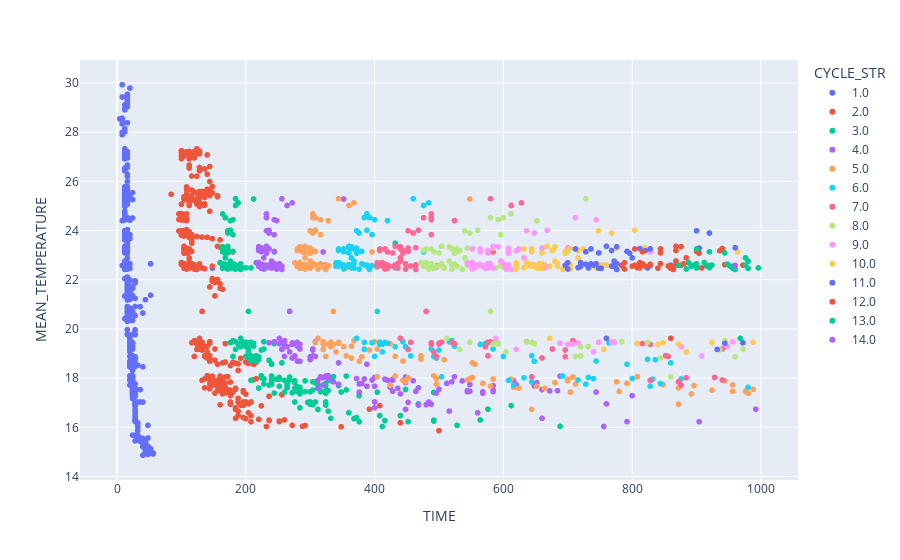

The cell this chart's notebook holds for it:
### Markdown cell above
# Visualize data before renumbering

### Code cell
px.scatter(peaks_row_1, x="TIME", y="MEAN_TEMPERATURE", color="CYCLE_STR", 
           hover_data=["POSITION_STR"])

### Figure 1 — Plotly figure (JSON) as saved in the notebook; plotly's stock layout.template omitted (floating-point values rounded to 4 significant figures; data arrays with more than 128 entries replaced by an {"elided": "..."} marker saying what was removed)
{"data": [{"customdata": {"elided": "604x1 str values"}, "hovertemplate": "CYCLE_STR=1.0<br>TIME=%{x}<br>MEAN_TEMPERATURE=%{y}<br>POSITION_STR=%{customdata[0]}<extra></extra>", "legendgroup": "1.0", "marker": {"color": "#636efa", "symbol": "circle"}, "mode": "markers", "name": "1.0", "showlegend": true, "type": "scattergl", "x": {"elided": "604 int values"}, "xaxis": "x", "y": {"elided": "604 float values"}, "yaxis": "y"}, {"customdata": {"elided": "384x1 str values"}, "hovertemplate": "CYCLE_STR=2.0<br>TIME=%{x}<br>MEAN_TEMPERATURE=%{y}<br>POSITION_STR=%{customdata[0]}<extra></extra>", "legendgroup": "2.0", "marker": {"color": "#EF553B", "symbol": "circle"}, "mode": "markers", "name": "2.0", "showlegend": true, "type": "scattergl", "x": {"elided": "384 int values"}, "xaxis": "x", "y": {"elided": "384 float values"}, "yaxis": "y"}, {"customdata": {"elided": "193x1 str values"}, "hovertemplate": "CYCLE_STR=3.0<br>TIME=%{x}<br>MEAN_TEMPERATURE=%{y}<br>POSITION_STR=%{customdata[0]}<extra></extra>", "legendgroup": "3.0", "marker": {"color": "#00cc96", "symbol": "circle"}, "mode": "markers", "name": "3.0", "showlegend": true, "type": "scattergl", "x": {"elided": "193 int values"}, "xaxis": "x", "y": {"elided": "193 float values"}, "yaxis": "y"}, {"customdata": {"elided": "172x1 str values"}, "hovertemplate": "CYCLE_STR=4.0<br>TIME=%{x}<br>MEAN_TEMPERATURE=%{y}<br>POSITION_STR=%{customdata[0]}<extra></extra>", "legendgroup": "4.0", "marker": {"color": "#ab63fa", "symbol": "circle"}, "mode": "markers", "name": "4.0", "showlegend": true, "type": "scattergl", "x": {"elided": "172 int values"}, "xaxis": "x", "y": {"elided": "172 float values"}, "yaxis": "y"}, {"customdata": {"elided": "141x1 str values"}, "hovertemplate": "CYCLE_STR=5.0<br>TIME=%{x}<br>MEAN_TEMPERATURE=%{y}<br>POSITION_STR=%{customdata[0]}<extra></extra>", "legendgroup": "5.0", "marker": {"color": "#FFA15A", "symbol": "circle"}, "mode": "markers", "name": "5.0", "showlegend": true, "type": "scattergl", "x": {"elided": "141 int values"}, "xaxis": "x", "y": {"elided": "141 float values"}, "yaxis": "y"}, {"customdata": [["2"], ["2"], ["2"], ["2"], ["2"], ["2"], ["2"], ["2"], ["2"], ["2"], ["2"], ["2"], ["2"], ["2"], ["2"], ["2"], ["2"], ["3"], ["3"], ["3"], ["3"], ["3"], ["3"], ["3"], ["3"], ["3"], ["3"], ["3"], ["3"], ["3"], ["3"], ["3"], ["3"], ["3"], ["3"], ["3"], ["3"], ["3"], ["3"], ["3"], ["3"], ["3"], ["3"], ["3"], ["3"], ["3"], ["3"], ["3"], ["3"], ["3"], ["3"], ["3"], ["3"], ["4"], ["6"], ["6"], ["6"], ["6"], ["6"], ["6"], ["6"], ["6"], ["6"], ["6"], ["6"], ["6"], ["6"], ["6"], ["6"], ["6"], ["6"], ["6"], ["6"], ["6"], ["6"], ["6"], ["6"], ["6"], ["6"], ["6"], ["6"], ["6"], ["6"], ["6"], ["6"], ["6"], ["6"], ["6"], ["6"], ["6"], ["6"], ["6"], ["6"], ["6"], ["6"], ["6"], ["6"], ["6"], ["6"], ["6"], ["6"], ["7"], ["7"], ["7"], ["7"], ["7"], ["7"], ["7"], ["7"], ["7"], ["8"], ["8"], ["8"]], "hovertemplate": "CYCLE_STR=6.0<br>TIME=%{x}<br>MEAN_TEMPERATURE=%{y}<br>POSITION_STR=%{customdata[0]}<extra></extra>", "legendgroup": "6.0", "marker": {"color": "#19d3f3", "symbol": "circle"}, "mode": "markers", "name": "6.0", "showlegend": true, "type": "scattergl", "x": [692, 728, 504, 616, 740, 828, 644, 980, 800, 632, 608, 844, 876, 832, 828, 732, 716, 792, 432, 408, 516, 496, 572, 824, 492, 860, 644, 384, 416, 412, 372, 416, 500, 408, 456, 520, 396, 448, 412, 384, 412, 584, 524, 488, 764, 420, 444, 744, 648, 564, 836, 400, 600, 404, 360, 360, 396, 352, 432, 368, 364, 368, 376, 404, 372, 372, 388, 404, 348, 364, 344, 352, 360, 352, 372, 344, 344, 484, 368, 476, 344, 364, 360, 364, 388, 352, 340, 348, 364, 352, 368, 340, 380, 384, 340, 360, 352, 380, 392, 352, 404, 388, 384, 396, 420, 372, 376, 392, 388, 400, 484, 460, 476], "xaxis": "x", "y": [18.09, 17.75, 18.05, 17.72, 17.97, 17.91, 17.85, 17.63, 17.98, 18.02, 17.91, 17.78, 17.97, 17.96, 17.67, 18.03, 17.92, 18.56, 19.28, 19.46, 19.48, 18.82, 19.4, 18.77, 18.87, 18.62, 18.91, 19.17, 19.45, 19.39, 19.62, 19.45, 19.14, 19.37, 18.91, 19.52, 19.44, 19.28, 19.4, 19.46, 19.07, 19.18, 19.29, 19.18, 19.43, 19.42, 19.48, 18.7, 18.68, 19.37, 18.75, 18.88, 18.88, 20.71, 22.55, 23.3, 22.57, 22.46, 22.48, 22.66, 23.34, 22.47, 22.43, 22.57, 23.18, 23.29, 22.56, 22.52, 22.58, 23.27, 22.7, 22.49, 22.62, 22.58, 23.08, 22.56, 23.25, 22.6, 23.25, 23.13, 23.19, 22.6, 23.09, 22.89, 22.59, 22.44, 22.69, 22.63, 22.48, 22.6, 22.76, 22.55, 23.15, 22.6, 22.65, 23.36, 23.25, 22.65, 22.42, 23.13, 22.59, 24.68, 24.52, 23.83, 24.4, 23.99, 23.9, 24.52, 24.01, 24.44, 25.13, 25.29, 25.02], "yaxis": "y"}, {"customdata": [["2"], ["2"], ["2"], ["2"], ["2"], ["2"], ["2"], ["3"], ["3"], ["3"], ["3"], ["3"], ["3"], ["3"], ["3"], ["3"], ["3"], ["3"], ["3"], ["3"], ["3"], ["3"], ["3"], ["3"], ["3"], ["3"], ["3"], ["3"], ["3"], ["3"], ["3"], ["3"], ["3"], ["3"], ["3"], ["4"], ["6"], ["6"], ["6"], ["6"], ["6"], ["6"], ["6"], ["6"], ["6"], ["6"], ["6"], ["6"], ["6"], ["6"], ["6"], ["6"], ["6"], ["6"], ["6"], ["6"], ["6"], ["6"], ["6"], ["6"], ["6"], ["6"], ["6"], ["6"], ["6"], ["6"], ["6"], ["6"], ["6"], ["6"], ["6"], ["6"], ["6"], ["6"], ["6"], ["6"], ["6"], ["6"], ["6"], ["6"], ["6"], ["6"], ["6"], ["7"], ["7"], ["7"], ["7"], ["7"], ["7"], ["7"], ["7"], ["7"], ["8"], ["8"], ["8"]], "hovertemplate": "CYCLE_STR=7.0<br>TIME=%{x}<br>MEAN_TEMPERATURE=%{y}<br>POSITION_STR=%{customdata[0]}<extra></extra>", "legendgroup": "7.0", "marker": {"color": "#FF6692", "symbol": "circle"}, "mode": "markers", "name": "7.0", "showlegend": true, "type": "scattergl", "x": [644, 876, 872, 884, 828, 928, 940, 572, 504, 636, 660, 816, 696, 852, 452, 576, 500, 440, 520, 696, 488, 576, 708, 488, 572, 524, 456, 492, 940, 676, 500, 580, 828, 496, 856, 480, 428, 464, 496, 420, 508, 436, 440, 436, 448, 484, 448, 452, 456, 496, 416, 440, 412, 416, 436, 416, 444, 412, 408, 564, 440, 584, 408, 432, 428, 440, 464, 416, 404, 416, 436, 420, 440, 404, 452, 464, 404, 432, 416, 448, 464, 420, 488, 488, 476, 488, 524, 452, 460, 488, 468, 488, 628, 580, 612], "xaxis": "x", "y": [18.05, 17.72, 17.85, 18.02, 17.91, 18.03, 17.92, 19.28, 19.46, 19.48, 18.82, 19.4, 18.87, 18.91, 19.17, 19.45, 19.39, 19.62, 19.45, 19.14, 19.37, 18.91, 19.52, 19.44, 19.28, 19.4, 19.46, 19.07, 19.18, 19.18, 19.42, 19.48, 19.37, 18.88, 18.88, 20.71, 22.55, 23.3, 22.57, 22.46, 22.48, 22.66, 23.34, 22.47, 22.43, 22.57, 23.18, 23.29, 22.56, 22.52, 22.58, 23.27, 22.7, 22.49, 22.62, 22.58, 23.08, 22.56, 23.25, 22.6, 23.25, 23.13, 23.19, 22.6, 23.09, 22.89, 22.59, 22.44, 22.69, 22.63, 22.48, 22.6, 22.76, 22.55, 23.15, 22.6, 22.65, 23.36, 23.25, 22.65, 22.42, 23.13, 22.59, 24.68, 24.52, 23.83, 24.4, 23.99, 23.9, 24.52, 24.01, 24.44, 25.13, 25.29, 25.02], "yaxis": "y"}, {"customdata": [["2"], ["3"], ["3"], ["3"], ["3"], ["3"], ["3"], ["3"], ["3"], ["3"], ["3"], ["3"], ["3"], ["3"], ["3"], ["3"], ["3"], ["3"], ["3"], ["3"], ["3"], ["3"], ["3"], ["3"], ["4"], ["6"], ["6"], ["6"], ["6"], ["6"], ["6"], ["6"], ["6"], ["6"], ["6"], ["6"], ["6"], ["6"], ["6"], ["6"], ["6"], ["6"], ["6"], ["6"], ["6"], ["6"], ["6"], ["6"], ["6"], ["6"], ["6"], ["6"], ["6"], ["6"], ["6"], ["6"], ["6"], ["6"], ["6"], ["6"], ["6"], ["6"], ["6"], ["6"], ["6"], ["6"], ["6"], ["6"], ["6"], ["6"], ["6"], ["6"], ["7"], ["7"], ["7"], ["7"], ["7"], ["7"], ["7"], ["7"], ["7"], ["8"]], "hovertemplate": "CYCLE_STR=8.0<br>TIME=%{x}<br>MEAN_TEMPERATURE=%{y}<br>POSITION_STR=%{customdata[0]}<extra></extra>", "legendgroup": "8.0", "marker": {"color": "#B6E880", "symbol": "circle"}, "mode": "markers", "name": "8.0", "showlegend": true, "type": "scattergl", "x": [860, 732, 636, 772, 844, 960, 532, 824, 592, 512, 644, 936, 584, 720, 944, 592, 720, 648, 548, 604, 972, 588, 784, 712, 580, 496, 584, 596, 492, 588, 504, 516, 508, 520, 568, 532, 544, 528, 600, 488, 520, 480, 484, 520, 480, 524, 492, 480, 656, 528, 700, 476, 504, 500, 540, 544, 484, 472, 488, 508, 488, 516, 476, 528, 552, 488, 504, 488, 524, 536, 492, 572, 612, 580, 596, 652, 540, 548, 600, 560, 592, 728], "xaxis": "x", "y": [18.05, 19.28, 19.46, 19.48, 18.82, 18.87, 19.17, 19.45, 19.39, 19.62, 19.45, 19.14, 19.37, 18.91, 19.52, 19.44, 19.28, 19.4, 19.46, 19.07, 19.18, 19.42, 19.48, 18.88, 20.71, 22.55, 23.3, 22.57, 22.46, 22.48, 22.66, 23.34, 22.47, 22.43, 22.57, 23.18, 23.29, 22.56, 22.52, 22.58, 23.27, 22.7, 22.49, 22.62, 22.58, 23.08, 22.56, 23.25, 22.6, 23.25, 23.13, 23.19, 22.6, 23.09, 22.89, 22.59, 22.44, 22.69, 22.63, 22.48, 22.6, 22.76, 22.55, 23.15, 22.6, 22.65, 23.36, 23.25, 22.65, 22.42, 23.13, 22.59, 24.68, 24.52, 23.83, 24.4, 23.99, 23.9, 24.52, 24.01, 24.44, 25.29], "yaxis": "y"}, {"customdata": [["3"], ["3"], ["3"], ["3"], ["3"], ["3"], ["3"], ["3"], ["3"], ["3"], ["3"], ["3"], ["3"], ["3"], ["3"], ["6"], ["6"], ["6"], ["6"], ["6"], ["6"], ["6"], ["6"], ["6"], ["6"], ["6"], ["6"], ["6"], ["6"], ["6"], ["6"], ["6"], ["6"], ["6"], ["6"], ["6"], ["6"], ["6"], ["6"], ["6"], ["6"], ["6"], ["6"], ["6"], ["6"], ["6"], ["6"], ["6"], ["6"], ["6"], ["6"], ["6"], ["6"], ["6"], ["6"], ["6"], ["6"], ["6"], ["6"], ["6"], ["6"], ["6"], ["7"], ["7"], ["7"], ["7"], ["7"]], "hovertemplate": "CYCLE_STR=9.0<br>TIME=%{x}<br>MEAN_TEMPERATURE=%{y}<br>POSITION_STR=%{customdata[0]}<extra></extra>", "legendgroup": "9.0", "marker": {"color": "#FF97FF", "symbol": "circle"}, "mode": "markers", "name": "9.0", "showlegend": true, "type": "scattergl", "x": [948, 768, 956, 620, 708, 588, 772, 700, 908, 716, 876, 808, 748, 740, 688, 568, 700, 696, 572, 664, 580, 592, 584, 604, 652, 620, 660, 604, 720, 564, 608, 552, 556, 608, 548, 608, 572, 552, 756, 624, 828, 576, 580, 576, 632, 620, 552, 544, 564, 576, 560, 596, 568, 608, 648, 576, 584, 564, 600, 612, 564, 664, 712, 636, 648, 668, 744], "xaxis": "x", "y": [19.28, 19.46, 19.48, 19.17, 19.39, 19.62, 19.45, 19.37, 18.91, 19.44, 19.28, 19.4, 19.46, 19.07, 19.42, 22.55, 23.3, 22.57, 22.46, 22.48, 22.66, 23.34, 22.47, 22.43, 22.57, 23.18, 23.29, 22.56, 22.52, 22.58, 23.27, 22.7, 22.49, 22.62, 22.58, 23.08, 22.56, 23.25, 22.6, 23.25, 23.13, 23.19, 22.6, 23.09, 22.89, 22.59, 22.44, 22.69, 22.63, 22.48, 22.6, 22.76, 22.55, 23.15, 22.6, 22.65, 23.36, 23.25, 22.65, 22.42, 23.13, 22.59, 24.52, 23.99, 23.9, 24.01, 24.44], "yaxis": "y"}, {"customdata": [["3"], ["3"], ["3"], ["3"], ["3"], ["3"], ["3"], ["3"], ["3"], ["6"], ["6"], ["6"], ["6"], ["6"], ["6"], ["6"], ["6"], ["6"], ["6"], ["6"], ["6"], ["6"], ["6"], ["6"], ["6"], ["6"], ["6"], ["6"], ["6"], ["6"], ["6"], ["6"], ["6"], ["6"], ["6"], ["6"], ["6"], ["6"], ["6"], ["6"], ["6"], ["6"], ["6"], ["6"], ["6"], ["6"], ["6"], ["6"], ["6"], ["6"], ["6"], ["6"], ["6"], ["6"], ["6"], ["6"], ["7"], ["7"], ["7"]], "hovertemplate": "CYCLE_STR=10.0<br>TIME=%{x}<br>MEAN_TEMPERATURE=%{y}<br>POSITION_STR=%{customdata[0]}<extra></extra>", "legendgroup": "10.0", "marker": {"color": "#FECB52", "symbol": "circle"}, "mode": "markers", "name": "10.0", "showlegend": true, "type": "scattergl", "x": [988, 756, 872, 672, 924, 840, 848, 884, 808, 644, 820, 804, 656, 744, 656, 680, 660, 704, 740, 716, 776, 684, 860, 656, 704, 636, 632, 704, 620, 696, 652, 632, 868, 724, 964, 676, 660, 660, 716, 700, 620, 620, 644, 652, 640, 680, 672, 696, 752, 660, 668, 644, 684, 692, 644, 760, 748, 768, 804], "xaxis": "x", "y": [19.46, 19.17, 19.39, 19.62, 19.45, 19.37, 19.44, 19.07, 19.42, 22.55, 23.3, 22.57, 22.46, 22.48, 22.66, 23.34, 22.47, 22.43, 22.57, 23.18, 23.29, 22.56, 22.52, 22.58, 23.27, 22.7, 22.49, 22.62, 22.58, 23.08, 22.56, 23.25, 22.6, 23.25, 23.13, 23.19, 22.6, 23.09, 22.89, 22.59, 22.44, 22.69, 22.63, 22.48, 22.6, 22.76, 22.55, 23.15, 22.6, 22.65, 23.36, 23.25, 22.65, 22.42, 23.13, 22.59, 23.99, 23.9, 24.01], "yaxis": "y"}, {"customdata": [["3"], ["3"], ["3"], ["3"], ["6"], ["6"], ["6"], ["6"], ["6"], ["6"], ["6"], ["6"], ["6"], ["6"], ["6"], ["6"], ["6"], ["6"], ["6"], ["6"], ["6"], ["6"], ["6"], ["6"], ["6"], ["6"], ["6"], ["6"], ["6"], ["6"], ["6"], ["6"], ["6"], ["6"], ["6"], ["6"], ["6"], ["6"], ["6"], ["6"], ["6"], ["6"], ["6"], ["6"], ["6"], ["6"], ["6"], ["7"], ["7"]], "hovertemplate": "CYCLE_STR=11.0<br>TIME=%{x}<br>MEAN_TEMPERATURE=%{y}<br>POSITION_STR=%{customdata[0]}<extra></extra>", "legendgroup": "11.0", "marker": {"color": "#636efa", "symbol": "circle"}, "mode": "markers", "name": "11.0", "showlegend": true, "type": "scattergl", "x": [932, 760, 972, 944, 720, 960, 920, 752, 824, 744, 776, 748, 828, 820, 904, 768, 784, 812, 720, 716, 812, 696, 796, 732, 712, 828, 768, 740, 748, 800, 784, 700, 700, 728, 732, 720, 772, 772, 792, 868, 736, 760, 736, 776, 776, 728, 860, 900, 920], "xaxis": "x", "y": [19.17, 19.62, 19.44, 19.42, 22.55, 23.3, 22.57, 22.46, 22.48, 22.66, 23.34, 22.47, 22.57, 23.18, 23.29, 22.56, 22.58, 23.27, 22.7, 22.49, 22.62, 22.58, 23.08, 22.56, 23.25, 23.25, 23.19, 22.6, 23.09, 22.89, 22.59, 22.44, 22.69, 22.63, 22.48, 22.6, 22.76, 22.55, 23.15, 22.6, 22.65, 23.36, 23.25, 22.65, 22.42, 23.13, 22.59, 23.99, 23.9], "yaxis": "y"}, {"customdata": [["3"], ["6"], ["6"], ["6"], ["6"], ["6"], ["6"], ["6"], ["6"], ["6"], ["6"], ["6"], ["6"], ["6"], ["6"], ["6"], ["6"], ["6"], ["6"], ["6"], ["6"], ["6"], ["6"], ["6"], ["6"], ["6"], ["6"], ["6"], ["6"], ["6"], ["6"], ["6"], ["6"], ["6"], ["6"], ["6"], ["6"], ["6"], ["6"], ["6"]], "hovertemplate": "CYCLE_STR=12.0<br>TIME=%{x}<br>MEAN_TEMPERATURE=%{y}<br>POSITION_STR=%{customdata[0]}<extra></extra>", "legendgroup": "12.0", "marker": {"color": "#EF553B", "symbol": "circle"}, "mode": "markers", "name": "12.0", "showlegend": true, "type": "scattergl", "x": [860, 800, 860, 908, 844, 876, 840, 920, 936, 856, 900, 940, 812, 808, 944, 784, 904, 820, 804, 940, 868, 828, 844, 884, 876, 788, 788, 828, 812, 804, 868, 864, 900, 816, 868, 844, 880, 864, 816, 972], "xaxis": "x", "y": [19.62, 22.55, 22.46, 22.48, 22.66, 23.34, 22.47, 22.57, 23.18, 22.56, 22.58, 23.27, 22.7, 22.49, 22.62, 22.58, 23.08, 22.56, 23.25, 23.25, 23.19, 22.6, 23.09, 22.89, 22.59, 22.44, 22.69, 22.63, 22.48, 22.6, 22.76, 22.55, 23.15, 22.65, 23.36, 23.25, 22.65, 22.42, 23.13, 22.59], "yaxis": "y"}, {"customdata": [["3"], ["6"], ["6"], ["6"], ["6"], ["6"], ["6"], ["6"], ["6"], ["6"], ["6"], ["6"], ["6"], ["6"], ["6"], ["6"], ["6"], ["6"], ["6"], ["6"], ["6"], ["6"], ["6"], ["6"], ["6"]], "hovertemplate": "CYCLE_STR=13.0<br>TIME=%{x}<br>MEAN_TEMPERATURE=%{y}<br>POSITION_STR=%{customdata[0]}<extra></extra>", "legendgroup": "13.0", "marker": {"color": "#00cc96", "symbol": "circle"}, "mode": "markers", "name": "13.0", "showlegend": true, "type": "scattergl", "x": [968, 892, 980, 996, 956, 952, 912, 920, 872, 916, 900, 924, 944, 976, 976, 884, 888, 948, 900, 896, 980, 956, 900, 960, 920], "xaxis": "x", "y": [19.62, 22.55, 22.46, 22.48, 22.47, 22.56, 22.7, 22.49, 22.58, 22.56, 23.25, 22.6, 23.09, 22.89, 22.59, 22.44, 22.69, 22.63, 22.48, 22.6, 22.76, 22.55, 22.65, 22.42, 23.13], "yaxis": "y"}, {"customdata": [["6"]], "hovertemplate": "CYCLE_STR=14.0<br>TIME=%{x}<br>MEAN_TEMPERATURE=%{y}<br>POSITION_STR=%{customdata[0]}<extra></extra>", "legendgroup": "14.0", "marker": {"color": "#ab63fa", "symbol": "circle"}, "mode": "markers", "name": "14.0", "showlegend": true, "type": "scattergl", "x": [960], "xaxis": "x", "y": [22.58], "yaxis": "y"}], "layout": {"legend": {"title": {"text": "CYCLE_STR"}, "tracegroupgap": 0}, "margin": {"t": 60}, "xaxis": {"anchor": "y", "domain": [0, 1], "title": {"text": "TIME"}}, "yaxis": {"anchor": "x", "domain": [0, 1], "title": {"text": "MEAN_TEMPERATURE"}}}}
